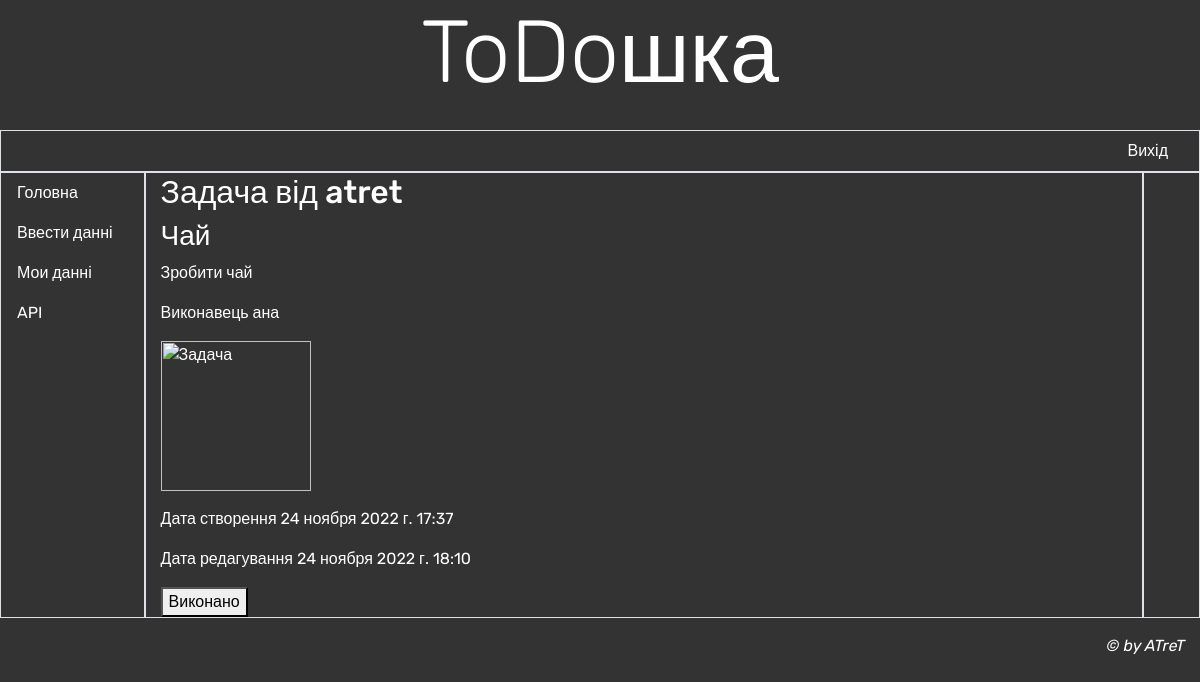
The app's page /dashboard/1 (signed in), older data.
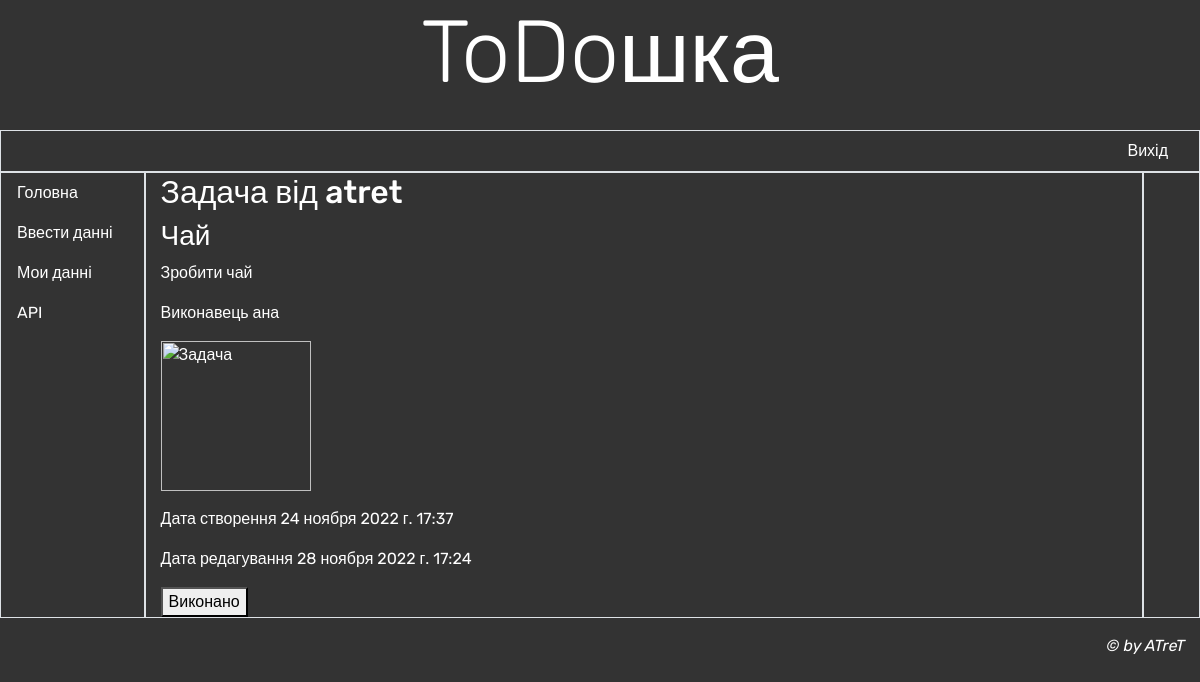
The same page, newer data.
### dashboard/models.py (models this page shows, shortened)
class TodoDb(models.Model):
    author = models.ForeignKey(
        User,
        on_delete=models.CASCADE
        )
    header = models.CharField(
        max_length=100,
        verbose_name='Заголовок'
        )
    content = models.TextField(
        max_length=500,
        verbose_name='Задача'
        )
    slave = models.CharField(
        max_length=100,
        verbose_name='Виконавець'
        )
    date_add = models.DateTimeField(
        auto_now_add=True
        )
    date_update = models.DateTimeField(
        auto_now=True
        )
    photo = models.ImageField(
        blank=True,
        null=True,
        upload_to='uploads/%Y/%m/%d/',
        verbose_name='Фото'
        )
    complate = models.BooleanField(
        default= False
        )
    def is_complate(self):
        self.complate = "True"
        self.save()
    class Meta:
        verbose_name = 'Todoшка'
        verbose_name_plural = 'Todoшки'
        ordering = ['date_add']

### dashboard/views.py (the view)
# urls.py: path('<int:pk>', views.TdDetailView.as_view(), name='detail'),
class TdDetailView(LoginRequiredMixin, DetailView):
    model = TodoDb
    template_name = 'dashboard/details.html'
    context_object_name = 'detail_content'
    raise_exception = True

### dashboard/templates/dashboard/details.html (shortened to what this page needs)
{% extends "base.html" %}
{% block content %}
    <h2>Задача від {{ detail_content.author }}</h2>
    <div class="date" >
        <h3>{{ detail_content.header }}</h3>
        <p>{{ detail_content.content }}</p>
        <p>Виконавець {{ detail_content.slave }}</p>
        <p><img src="/{{ detail_content.photo }}" alt="Задача" style="width:150px;height:150px;"></p>
        <p>Дата створення {{ detail_content.date_add }}</p>
        <p>Дата редагування {{ detail_content.date_update }}</p>
        {% if request.user != detail_content.slave %}
            <button type="submit" onClick="{{ detail_content.is_complate }}">Виконано</button>
        {% endif %}
    </div>
{% endblock %}

Row changes from the older to the newer data that the page shows:
changed TodoDb "Чай": date_update "24 ноября 2022 г. 18:10" → "28 ноября 2022 г. 17:24"
